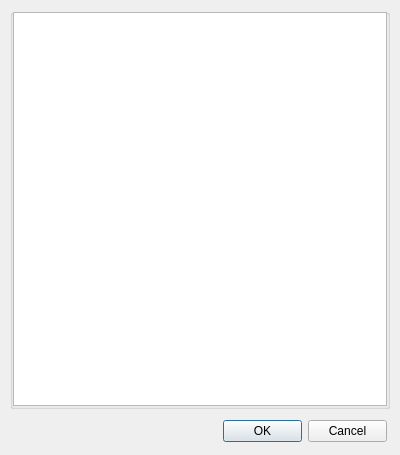
<?xml version="1.0" encoding="UTF-8"?>
<ui version="4.0">
 <class>EntryManager</class>
 <widget class="QDialog" name="EntryManager">
  <property name="geometry">
   <rect>
    <x>0</x>
    <y>0</y>
    <width>400</width>
    <height>455</height>
   </rect>
  </property>
  <property name="windowTitle">
   <string>Select lexical entry to link to</string>
  </property>
  <property name="sizeGripEnabled">
   <bool>false</bool>
  </property>
  <widget class="QGroupBox" name="groupBox">
   <property name="geometry">
    <rect>
     <x>10</x>
     <y>9</y>
     <width>380</width>
     <height>400</height>
    </rect>
   </property>
   <property name="title">
    <string/>
   </property>
   <widget class="QTreeWidget" name="lexList">
    <property name="geometry">
     <rect>
      <x>3</x>
      <y>3</y>
      <width>374</width>
      <height>394</height>
     </rect>
    </property>
    <property name="horizontalScrollBarPolicy">
     <enum>Qt::ScrollBarAlwaysOff</enum>
    </property>
    <property name="alternatingRowColors">
     <bool>true</bool>
    </property>
    <attribute name="headerVisible">
     <bool>false</bool>
    </attribute>
    <column>
     <property name="text">
      <string notr="true">1</string>
     </property>
    </column>
   </widget>
  </widget>
  <widget class="QDialogButtonBox" name="buttonBox">
   <property name="geometry">
    <rect>
     <x>223</x>
     <y>415</y>
     <width>164</width>
     <height>32</height>
    </rect>
   </property>
   <property name="standardButtons">
    <set>QDialogButtonBox::Cancel|QDialogButtonBox::Ok</set>
   </property>
  </widget>
 </widget>
 <resources/>
 <connections/>
</ui>
